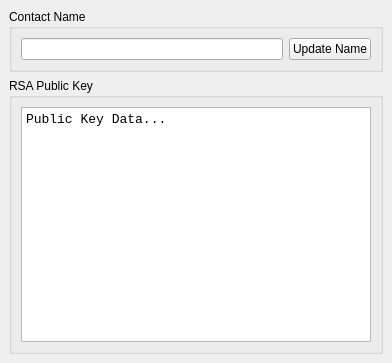
<ui version="4.0" >
 <author></author>
 <comment></comment>
 <exportmacro></exportmacro>
 <class>ContactInfoDialog</class>
 <widget class="QDialog" name="ContactInfoDialog" >
  <property name="geometry" >
   <rect>
    <x>0</x>
    <y>0</y>
    <width>392</width>
    <height>363</height>
   </rect>
  </property>
  <property name="windowTitle" >
   <string>Contact Information</string>
  </property>
  <property name="windowIcon" >
   <iconset resource="images.qrc" >:/images/contact_info32.png</iconset>
  </property>
  <layout class="QVBoxLayout" >
   <property name="margin" >
    <number>9</number>
   </property>
   <property name="spacing" >
    <number>6</number>
   </property>
   <item>
    <widget class="QGroupBox" name="groupBox_2" >
     <property name="title" >
      <string>Contact Name</string>
     </property>
     <layout class="QHBoxLayout" >
      <property name="margin" >
       <number>9</number>
      </property>
      <property name="spacing" >
       <number>6</number>
      </property>
      <item>
       <widget class="QLineEdit" name="name" />
      </item>
      <item>
       <widget class="QPushButton" name="updateNameButton" >
        <property name="text" >
         <string>Update Name</string>
        </property>
        <property name="autoDefault" >
         <bool>false</bool>
        </property>
       </widget>
      </item>
     </layout>
    </widget>
   </item>
   <item>
    <widget class="QGroupBox" name="groupBox" >
     <property name="title" >
      <string>RSA Public Key</string>
     </property>
     <layout class="QVBoxLayout" >
      <property name="margin" >
       <number>9</number>
      </property>
      <property name="spacing" >
       <number>6</number>
      </property>
      <item>
       <widget class="QTextEdit" name="publicKey" >
        <property name="font" >
         <font>
          <family>Courier New</family>
          <pointsize>10</pointsize>
          <weight>50</weight>
          <italic>false</italic>
          <bold>false</bold>
          <underline>false</underline>
          <strikeout>false</strikeout>
         </font>
        </property>
        <property name="lineWrapMode" >
         <enum>QTextEdit::NoWrap</enum>
        </property>
        <property name="readOnly" >
         <bool>true</bool>
        </property>
        <property name="html" >
         <string>&lt;html>&lt;head>&lt;meta name="qrichtext" content="1" />&lt;/head>&lt;body style=" white-space: pre-wrap; font-family:Courier New; font-size:10pt; font-weight:400; font-style:normal; text-decoration:none;">&lt;p style=" margin-top:0px; margin-bottom:0px; margin-left:0px; margin-right:0px; -qt-block-indent:0; text-indent:0px;">Public Key Data...&lt;/p>&lt;/body>&lt;/html></string>
        </property>
        <property name="acceptRichText" >
         <bool>false</bool>
        </property>
       </widget>
      </item>
     </layout>
    </widget>
   </item>
  </layout>
 </widget>
 <pixmapfunction></pixmapfunction>
 <resources>
  <include location="images.qrc" />
 </resources>
 <connections/>
</ui>
